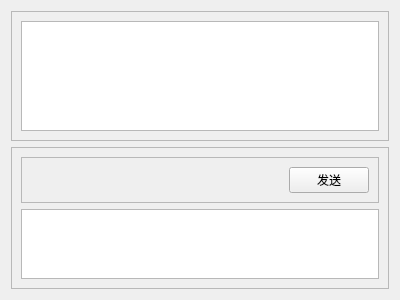
<?xml version="1.0" encoding="UTF-8"?>
<ui version="4.0">
 <class>chatUI</class>
 <widget class="QWidget" name="chatUI">
  <property name="geometry">
   <rect>
    <x>0</x>
    <y>0</y>
    <width>400</width>
    <height>300</height>
   </rect>
  </property>
  <property name="windowTitle">
   <string>Form</string>
  </property>
  <layout class="QVBoxLayout" name="verticalLayout" stretch="1,1">
   <item>
    <widget class="QFrame" name="frame_2">
     <property name="frameShape">
      <enum>QFrame::StyledPanel</enum>
     </property>
     <property name="frameShadow">
      <enum>QFrame::Raised</enum>
     </property>
     <layout class="QHBoxLayout" name="horizontalLayout_2">
      <item>
       <widget class="QTextBrowser" name="textBrowser"/>
      </item>
     </layout>
    </widget>
   </item>
   <item>
    <widget class="QFrame" name="frame">
     <property name="frameShape">
      <enum>QFrame::StyledPanel</enum>
     </property>
     <property name="frameShadow">
      <enum>QFrame::Raised</enum>
     </property>
     <layout class="QVBoxLayout" name="verticalLayout_2" stretch="1,5">
      <item>
       <widget class="QFrame" name="frame_3">
        <property name="frameShape">
         <enum>QFrame::StyledPanel</enum>
        </property>
        <property name="frameShadow">
         <enum>QFrame::Raised</enum>
        </property>
        <layout class="QHBoxLayout" name="horizontalLayout">
         <item>
          <spacer name="horizontalSpacer">
           <property name="orientation">
            <enum>Qt::Horizontal</enum>
           </property>
           <property name="sizeHint" stdset="0">
            <size>
             <width>253</width>
             <height>20</height>
            </size>
           </property>
          </spacer>
         </item>
         <item>
          <widget class="QPushButton" name="sendBtn">
           <property name="text">
            <string>发送</string>
           </property>
          </widget>
         </item>
        </layout>
       </widget>
      </item>
      <item>
       <widget class="QPlainTextEdit" name="sendBox"/>
      </item>
     </layout>
    </widget>
   </item>
  </layout>
 </widget>
 <resources/>
 <connections/>
</ui>
